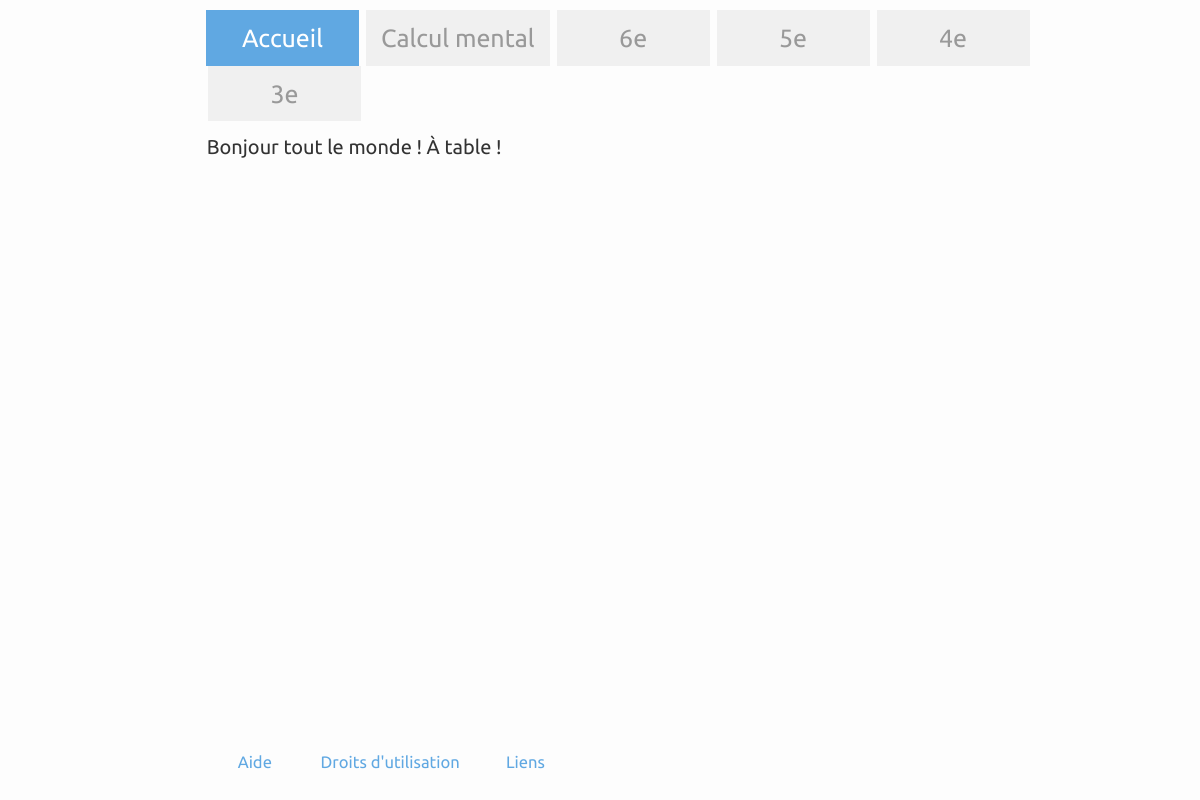
The app's page /, older data.
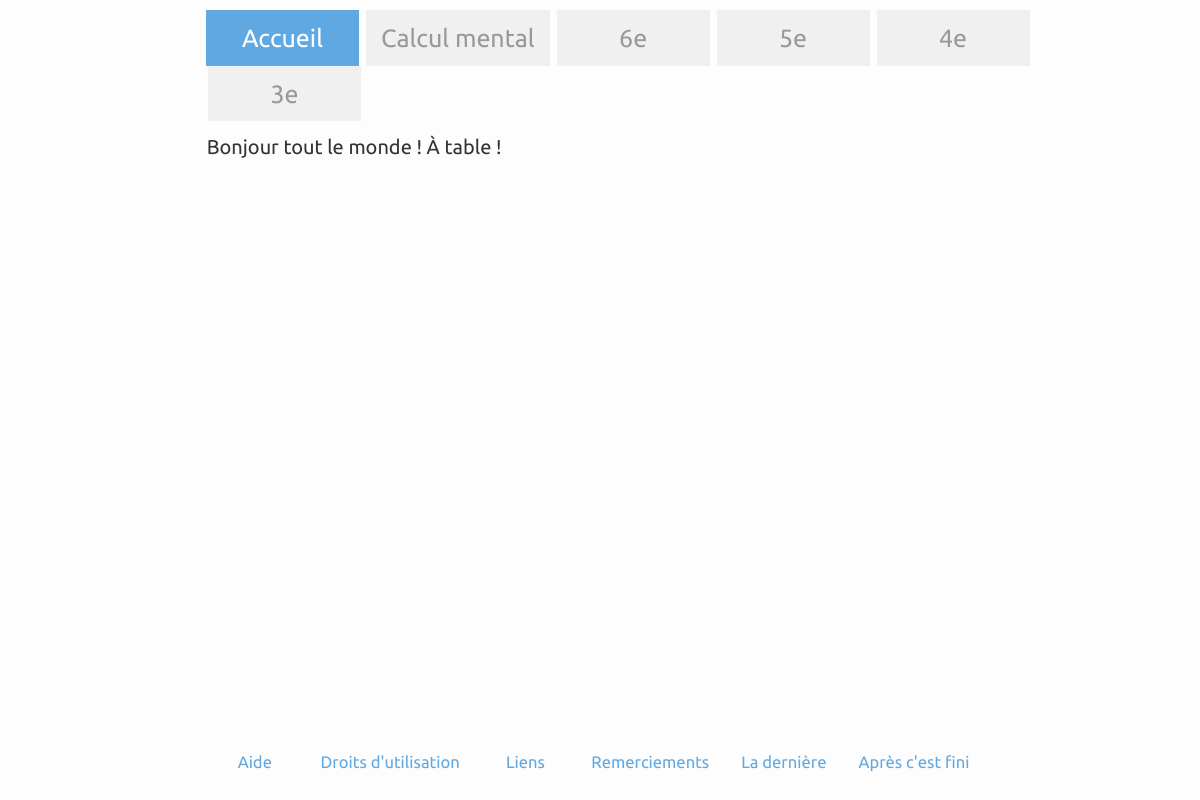
The same page, newer data.
### pages/models.py (models this page shows, shortened)
class FooterCategory(models.Model):
    class Meta:
        verbose_name_plural = "footer categories"
    order = models.PositiveSmallIntegerField()
    name = models.CharField(max_length=100)
    slug = models.SlugField(max_length=100, default='unset')
    text = models.TextField()

### pages/views.py (the view)
# urls.py: 2. Add a URL to urlpatterns:  url(r'^$', views.home, name='home')
def home(request):
    return build(request, category='accueil')

### templates/layout.html (shortened to what this page needs)
<!DOCTYPE html>
<html>
<head>
    <link rel="stylesheet" href="https://maxcdn.bootstrapcdn.com/bootstrap/3.3.6/css/bootstrap.min.css">
    <link rel="stylesheet" href="https://maxcdn.bootstrapcdn.com/bootstrap/3.3.6/css/bootstrap-theme.min.css">
    <link rel="stylesheet" type="text/css" href="/static/css/fonts.css"/>
    <link rel="stylesheet" type="text/css" href="/static/css/layout.css"/>
    <link rel="stylesheet" type="text/css" href="/static/css/colors.css"/>
    <link rel="stylesheet" type="text/css" href="/static/css/shapes.css"/>
</head>
<body class="container-fluid">
    <div class=wrapper>
        <div class=body>
            <div class="row">
                <div class="col-md-12 navbar_row" role="navigation">
                    <ul class="nav nav-pills navbar_entries">
                        {% for slug, link, entry in navbar_infos %}
                            {% if active_category == entry %}
                                <li role="presentation" class="active navbar_entry navbar_active_{{ slug }}"><a href="{{ link }}">{{ entry }}</a></li>
                            {% else %}
                                <li role="presentation" class="navbar_entry navbar_{{ slug }}"><a href="{{ link }}">{{ entry }}</a></li>
                            {% endif %}
                        {% endfor %}
                    </ul>
                </div>
            </div>
            <div class="row">
                <div class="col-md-2 leftmenu_col" role="navigation">
                </div>
                <div class="col-md-10 main">
                    {% if active_theme == '' %}
                        {{ category_content|safe }}
                    {% endif %}
                </div>
            </div>
        </div>
        <div class="footer row">
            <div class="col-md-12 footer_row" role="navigation">
                <ul class="nav nav-pills footer-entries">
                    {% for link, entry in footer_infos %}
                        {% if active_category == entry %}
                            <li role="presentation" class="active footer_entry active_footer_entry"><a href="/{{ link }}/">{{ entry }}</a></li>
                        {% else %}
                            <li role="presentation" class="footer_entry"><a href="/{{ link }}/">{{ entry }}</a></li>
                        {% endif %}
                    {% endfor %}
                </ul>
            </div>
        </div>
    </div>
</body>
</html>

Row changes from the older to the newer data that the page shows:
added FooterCategory: footer_infos "Remerciements"
added FooterCategory: footer_infos "La dernière"
added FooterCategory: footer_infos "Après c'est fini"
